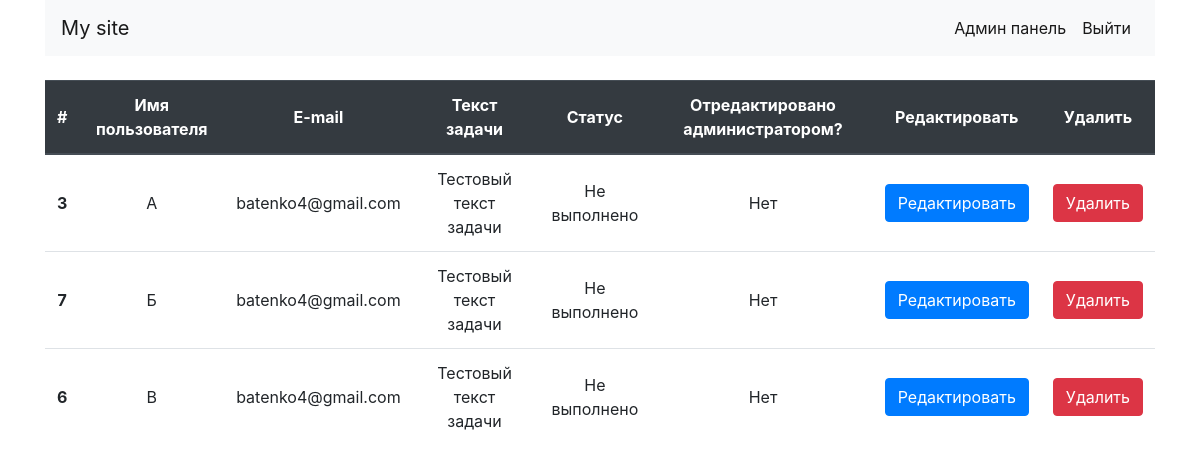
The page /admin (signed in) on the database its author committed.
### tables this page shows
CREATE TABLE `jobs` (
  `id` int(10) unsigned NOT NULL AUTO_INCREMENT,
  `name` varchar(255) NOT NULL,
  `email` varchar(255) NOT NULL,
  `text` text NOT NULL,
  `status` tinyint(1) DEFAULT '0',
  `is_edit` tinyint(1) DEFAULT '0',
  KEY `id` (`id`)
);

### config/routes.php (called while the page is built)
<?php
return array(
    'admin/edit/([0-9]+)' => 'admin/edit/$1',
    'admin/delete/([0-9]+)' => 'admin/delete/$1',
    'admin' => 'admin/index',
    'logout' => 'login/logout',
    'create' => 'site/create',
    'login' => 'login/index',
    'page-([0-9]+)' => 'site/index/$1',
    '' => 'site/index',
);

### controllers/AdminController.php (called while the page is built, shortened)
<?php
class AdminController extends AdminBase {
    public function actionIndex() {
        $jobs = Job::getList($page = 1, 3);
        require_once(ROOT . '/views/admin/index.php');
        return true;
    }
}

### index.php (called while the page is built, shortened)
<?php
$router = new Router();
$router->run();

### models/Job.php (called while the page is built, shortened)
<?php
class Job {
    public static function getList($page, $count = 3, $request = []) {
        $db = Db::getConnection();
        $order = 'ORDER BY name ASC';
        $result = $db->query('SELECT * FROM jobs '.$order.' LIMIT '. $count .' OFFSET '. ($page - 1) * $count);
        return $result->fetchAll();
    }
}

### views/admin/index.php (the view, shortened to what this page needs)
<?php include ROOT . '/views/layouts/header.php'; ?>
<section>
    <div class="container">
        <div class="row">
            <div class="col-lg-12 mt-4">
                <table class="table" style="text-align: center;">
                    <thead class="thead-dark">
                    <tr>
                        <th scope="col">#</th>
                        <th scope="col">Имя пользователя</th>
                        <th scope="col">E-mail</th>
                        <th scope="col">Текст задачи</th>
                        <th scope="col">Статус</th>
                        <th scope="col">Отредактировано администратором?</th>
                        <th scope="col">Редактировать</th>
                        <th scope="col">Удалить</th>
                    </tr>
                    </thead>
                    <tbody>
                    <?php foreach($jobs as $job): ?>
                        <tr>
                            <th scope="row"><?php echo $job['id'] ?></th>
                            <td><?php echo $job['name'] ?></td>
                            <td><?php echo $job['email'] ?></td>
                            <td><?php echo $job['text'] ?></td>
                            <td><?php echo $job['status'] ? 'Выполнено' : 'Не выполнено'; ?></td>
                            <td><?php echo $job['is_edit'] ? 'Да' : 'Нет' ?></td>
                            <td><a class="btn btn-primary" href="/admin/edit/<?php echo $job['id'] ?>">Редактировать</a></td>
                            <td><a class="btn btn-danger" href="/admin/delete/<?php echo $job['id'] ?>">Удалить</a></td>
                        </tr>
                    <?php endforeach; ?>
                    </tbody>
                </table>
            </div>
        </div>
    </div>
</section>
<?php include ROOT . '/views/layouts/footer.php'; ?>

### components/Router.php (shortened to what this page needs)
<?php
class Router
{
    private $routes;
    public function __construct()
    {
        $routesPath = ROOT . '/config/routes.php';
        $this->routes = include($routesPath);
    }
    private function getURI()
    {
        if (!empty($_SERVER['REQUEST_URI'])) {
            return trim($_SERVER['REQUEST_URI'], '/');
        }
    }
    public function run()
    {
        $uri = $this->getURI();
        foreach ($this->routes as $uriPattern => $path) {
            if (preg_match("~$uriPattern~", $uri)) {
                $internalRoute = preg_replace("~$uriPattern~", $path, $uri);
                $segments = explode('/', $internalRoute);
                $controllerName = array_shift($segments) . 'Controller';
                $actionName = 'action' . ucfirst(array_shift($segments));
                $parameters = $segments;
                $controllerObject = new $controllerName;
                $result = call_user_func_array(array($controllerObject, $actionName), $parameters);
                if ($result != null) {
                    break;
                }
            }
        }
    }
}

### template/css/style.css (style rules this page uses)
body td, body th { vertical-align: middle !important; }

### rows shown on the page
jobs: id "3", name "А", email "batenko4@gmail.com", text "Тестовый текст задачи", status "Не выполнено", is_edit "Нет"
jobs: id "7", name "Б", email "batenko4@gmail.com", text "Тестовый текст задачи", status "Не выполнено", is_edit "Нет"
jobs: id "6", name "В", email "batenko4@gmail.com", text "Тестовый текст задачи", status "Не выполнено", is_edit "Нет"
